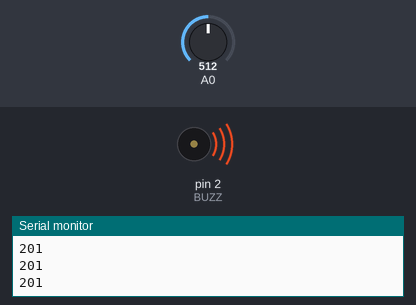
Recording of a sketch running on a simulated Arduino Uno, built with avr-gcc and run on an emulated ATmega328P. Shown: buzzer (waves = sounding), the last lines printed to the serial monitor. Inputs (shaded band) come from the test bench; at power-on: A0 = 512.

Above: at 1.2 s.
1.3 s: A0 set to 211
2.8 s: A0 set to 192
At 3.2 s:
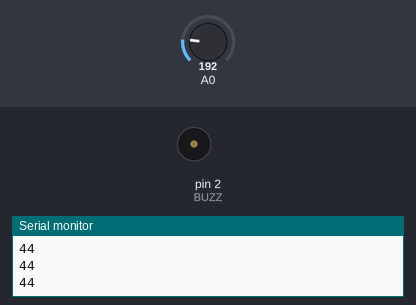
4.3 s: A0 set to 306
At 4.9 s:
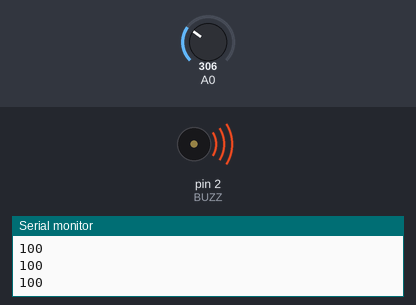
5.8 s: A0 set to 122
At 6.7 s:
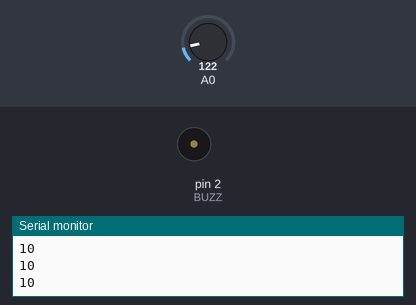
Timing chart, 0 to 8.3 s (numbered marks = the images above; inputs shaded):
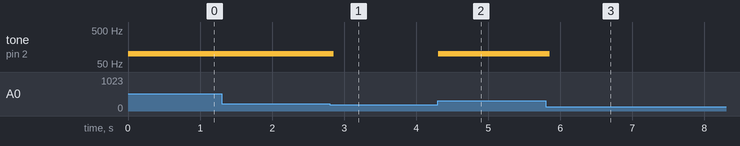

Measured:
- the behaviour switches between 204 and 203 on A0 (found by bisection; images 0 and 1)
- after the input at 2.8 s, tone on pin 2 (BUZZ): 100 Hz → silent after 0.05 s
- after the input at 4.3 s, tone on pin 2 (BUZZ): silent → 100 Hz at once
- after the input at 5.8 s, tone on pin 2 (BUZZ): 100 Hz → silent after 0.05 s

The sketch:

Ex10.ino
```cpp
int celsius = 0, range = 50;
const int BUZZ = 2;
bool aux = 0;

void setup()
{
    pinMode(A0, INPUT);
    pinMode(BUZZ, OUTPUT);
    Serial.begin(9600);
}

void loop()
{
    celsius = map(((analogRead(A0) - 20) * 3.04), 0, 1023, -40, 125);
    Serial.println(celsius);

    if (celsius >= range)
    {
        tone(BUZZ, 100, 50);
    }
}
```
